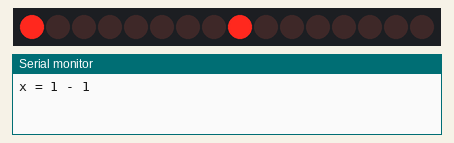
Recording of a sketch running on a simulated Arduino Uno, built with avr-gcc and run on an emulated ATmega328P. Parts: 16 shift-register outputs drawn as a row of LEDs (first output left, lit = HIGH), the last lines printed to the serial monitor. Wiring (inferred from the names in the program): 2 × shift register (74HC595): data pin 3; shift clock pin 4; latch pin 2. Wiring (inferred from the signals the program sends): row of LEDs: on Q0, Q1, Q2, Q3, Q4, Q5, Q6, Q7, Q8, Q9, Q10, Q11, Q12, Q13, Q14, Q15.

Above: at 0.5 s.
At 1.05 s:
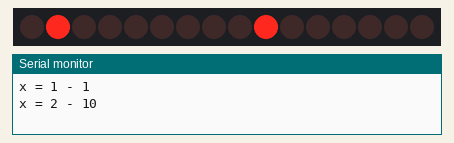
At 1.55 s:
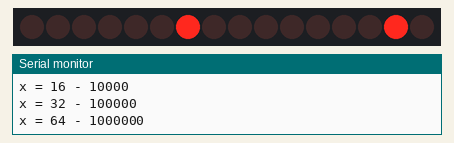
At 2.95 s:
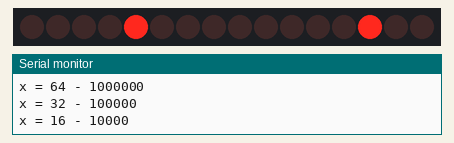
At 4.56 s:
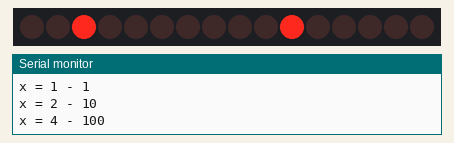
At 5.5 s:
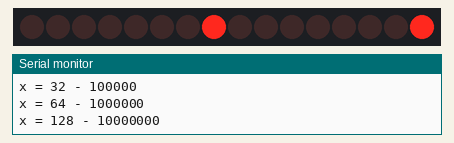
Timing chart, 0 to 7.8 s (numbered marks = the images above):
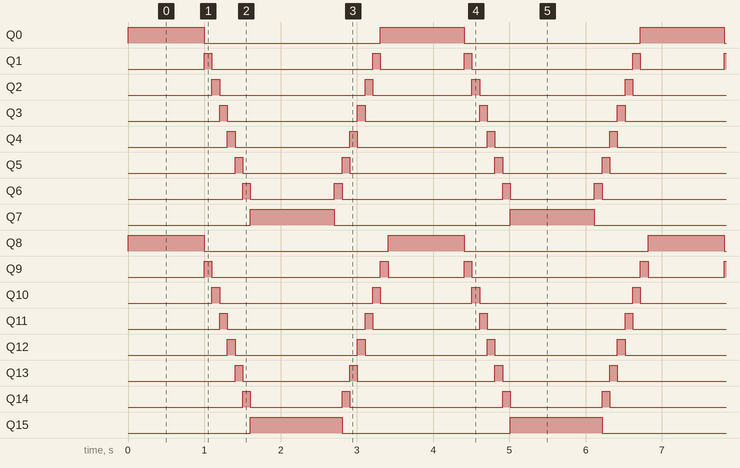

Measured:
- by itself, Q0, Q7: alternates HIGH for 1.1 s and LOW for 2.3 s
- by itself, Q1: repeats every 3.4 s: LOW 2.1 s, HIGH 0.10 s, LOW 1.1 s, HIGH 0.10 s
- by itself, Q2: repeats every 3.4 s: LOW 1.9 s, HIGH 0.10 s, LOW 1.3 s, HIGH 0.10 s
- by itself, Q3, Q4, Q12: alternates HIGH for 0.10 s and LOW for 1.6 s
- by itself, Q5: repeats every 3.4 s: LOW 1.3 s, HIGH 0.10 s, LOW 1.9 s, HIGH 0.10 s
- by itself, Q6: repeats every 3.4 s: LOW 1.1 s, HIGH 0.10 s, LOW 2.1 s, HIGH 0.10 s
- by itself, Q8: alternates HIGH for 1.0 s and LOW for 2.4 s
- by itself, Q9: repeats every 3.4 s: LOW 2.2 s, HIGH 0.10 s, LOW 1.0 s, HIGH 0.10 s

The sketch:

ESCOVADOR_DE_16_BITS_01.ino
```cpp
#include <Arduino.h>
/*Desenvolvido por Alexandre Aravecchia
  Projetista, desenvolvedor, programador
 aravecchia@gmail.com
 www.aravecchia.weebly.com
 */

int LATCH = 2;
int DATA = 3;
int CLOCK = 4;

void setup()
{
  Serial.begin(9600);
  pinMode(LATCH, OUTPUT);
  pinMode(CLOCK, OUTPUT);
  pinMode(DATA, OUTPUT);
}

void loop()
{
  int t=100;
  // Tempo de delay.

  for (int x=1; x<256; x=x<<1)
  {
    digitalWrite(LATCH, LOW);
    // inicia a transmissao de DATA.
    shiftOut(DATA, CLOCK, MSBFIRST, x);
    shiftOut(DATA, CLOCK, MSBFIRST, x);
    digitalWrite(LATCH, HIGH);
    Serial.print("x = ");
    Serial.print(x);
    Serial.print(" - ");
    Serial.println(x, BIN);

    if (x==1||x==128)
    {
      delay(10*t);
    }
    else
    {
      delay(t);
    }
  }
  for (int x=128; x>0; x=x>>1)
  {
    digitalWrite(LATCH, LOW);
    // inicia a transmissao de DATA.
    shiftOut(DATA, CLOCK, MSBFIRST, x);
    digitalWrite(LATCH, HIGH);
    Serial.print("x = ");
    Serial.print(x);
    Serial.print(" - ");
    Serial.println(x, BIN);

    delay(t);
  }
}
```
